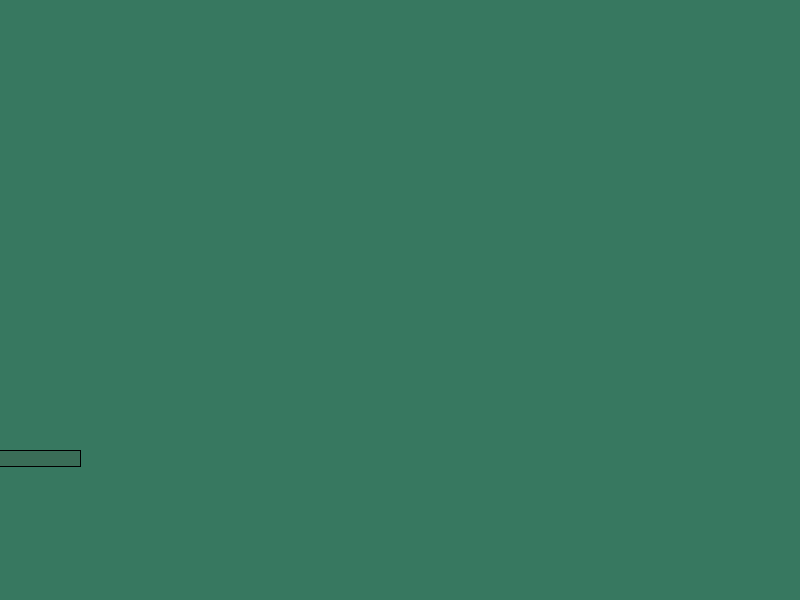
Frame 1 (no input)
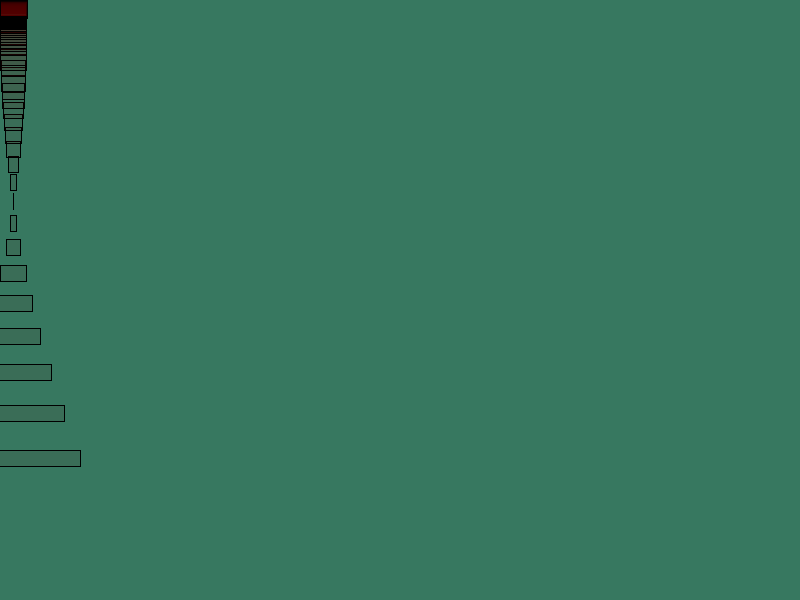
Frame 60 (the mouse pressed at the canvas centre just before this capture)
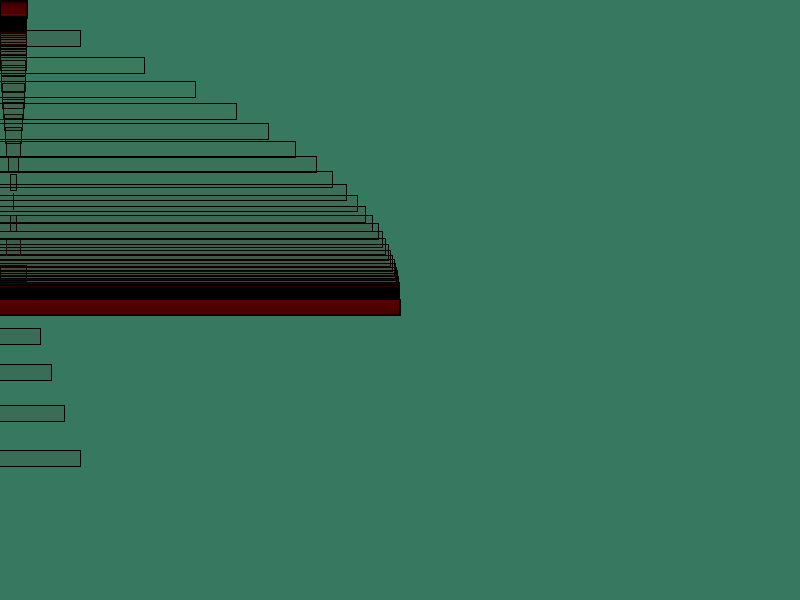
Frame 120 (the mouse held since frame 60 and released just before this capture)

The Processing sketch that drew these frames (run headless with seeded random() and noise(); from frame 60 on, the mouse is pressed at the canvas centre):

// Processing sketch: processing_5422
// ── processing_5422.pde

float x,y,vx,vy;

void setup(){
  x=100;
  y=500;
  size (800,600);

background  (55,120,96);
}

void draw(){
   
   fill(85,vx+vx,vx,23);
  vx =(mouseX - x)/5;
  vy =(mouseY - y)/10;
  x=x + vx;
  y=y + vy;
 rect(x,y,27-2*x,16);
}
